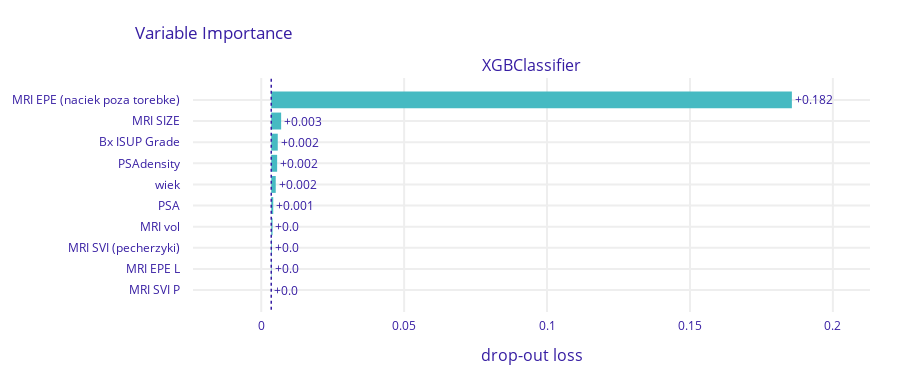

This figure's notebook cell:
### Code cell
X = df[numerical_cols + categorical_cols]
y = df['EPE macro']

param_grid = {
    'classifier__learning_rate': [0.05, 0.1, 0.2],
    'classifier__n_estimators': [200, 400, 800],
    'classifier__max_depth': [3, 6, 9],
    'classifier__subsample': [0.8, 0.9, 1.0],
    'classifier__colsample_bytree': [0.8, 0.9, 1.0],
    'classifier__gamma': [0, 0.1, 0.2]
}

model = XGBClassifier(random_state=2)

#brier score and tuning test split = 0.2
y_true, y_pred, y_pred_probs, false_positive_rate, true_positive_rate, total_roc_auc, trained_model, best_params = train_and_evaluate_model(model, X, y, numerical_cols, categorical_cols, n_folds=5, tune_params=True, param_grid=param_grid, tuning_scoring='neg_brier_score', tuning_test_size=0.2)
untrained_model = model.set_params(**best_params)

plot_roc(false_positive_rate, true_positive_rate, total_roc_auc)
plot_confusion_matrix(y_true, y_pred)
plot_feature_importances(trained_model, X, y)
plot_discrimination_threshold(untrained_model, X, y)

### Figure 1 — Plotly figure (JSON) as saved in the notebook; plotly's stock layout.template omitted (floating-point values rounded to 4 significant figures)
{"data": [{"base": 0.00349, "hoverinfo": "text", "hoverlabel": {"bgcolor": "rgba(0,0,0,0.8)"}, "hovertext": ["Model: XGBClassifier loss after<br>variable: MRI EPE (naciek poza torebke) is permuted: 0.186<br>Drop-out loss change: +0.182", "Model: XGBClassifier loss after<br>variable: MRI SIZE is permuted: 0.007<br>Drop-out loss change: +0.003", "Model: XGBClassifier loss after<br>variable: Bx ISUP Grade is permuted: 0.006<br>Drop-out loss change: +0.002", "Model: XGBClassifier loss after<br>variable: PSAdensity is permuted: 0.006<br>Drop-out loss change: +0.002", "Model: XGBClassifier loss after<br>variable: wiek is permuted: 0.005<br>Drop-out loss change: +0.002", "Model: XGBClassifier loss after<br>variable: PSA is permuted: 0.004<br>Drop-out loss change: +0.001", "Model: XGBClassifier loss after<br>variable: MRI vol is permuted: 0.004<br>Drop-out loss change: +0.0", "Model: XGBClassifier loss after<br>variable: MRI SVI (pecherzyki) is permuted: 0.004<br>Drop-out loss change: +0.0", "Model: XGBClassifier loss after<br>variable: MRI EPE L is permuted: 0.004<br>Drop-out loss change: +0.0", "Model: XGBClassifier loss after<br>variable: MRI SVI P is permuted: 0.004<br>Drop-out loss change: +0.0"], "marker": {"color": "#46bac2"}, "orientation": "h", "showlegend": false, "text": ["+0.182", "+0.003", "+0.002", "+0.002", "+0.002", "+0.001", "+0.0", "+0.0", "+0.0", "+0.0"], "textposition": "outside", "type": "bar", "x": [0.1822, 0.003464, 0.002279, 0.002064, 0.001574, 0.000698, 0.0004604, 0.0002525, 0.0001559, 1.485e-05], "xaxis": "x", "y": ["MRI EPE (naciek poza torebke)", "MRI SIZE", "Bx ISUP Grade", "PSAdensity", "wiek", "PSA", "MRI vol", "MRI SVI (pecherzyki)", "MRI EPE L", "MRI SVI P"], "yaxis": "y"}], "layout": {"annotations": [{"font": {"size": 16}, "showarrow": false, "text": "XGBClassifier", "x": 0.5, "xanchor": "center", "xref": "paper", "y": 1, "yanchor": "bottom", "yref": "paper"}, {"font": {"size": 16}, "showarrow": false, "text": "drop-out loss", "x": 0.5, "xanchor": "center", "xref": "paper", "y": 0, "yanchor": "top", "yref": "paper", "yshift": -30}], "font": {"color": "#371ea3"}, "height": 383, "margin": {"b": 71, "r": 30, "t": 78}, "shapes": [{"line": {"color": "#371ea3", "dash": "dot", "width": 1.5}, "type": "line", "x0": 0.00349, "x1": 0.00349, "xref": "x", "y0": -1, "y1": 10, "yref": "y"}], "title": {"text": "Variable Importance", "x": 0.15}, "xaxis": {"anchor": "y", "automargin": true, "domain": [0, 1], "fixedrange": true, "gridwidth": 2, "range": [-0.02389, 0.213], "tickcolor": "white", "ticklen": 3, "ticks": "outside", "type": "linear", "zeroline": false}, "yaxis": {"anchor": "x", "automargin": true, "autorange": "reversed", "domain": [0, 1], "fixedrange": true, "gridwidth": 2, "tickcolor": "white", "ticklen": 10, "ticks": "outside", "type": "category"}}}
